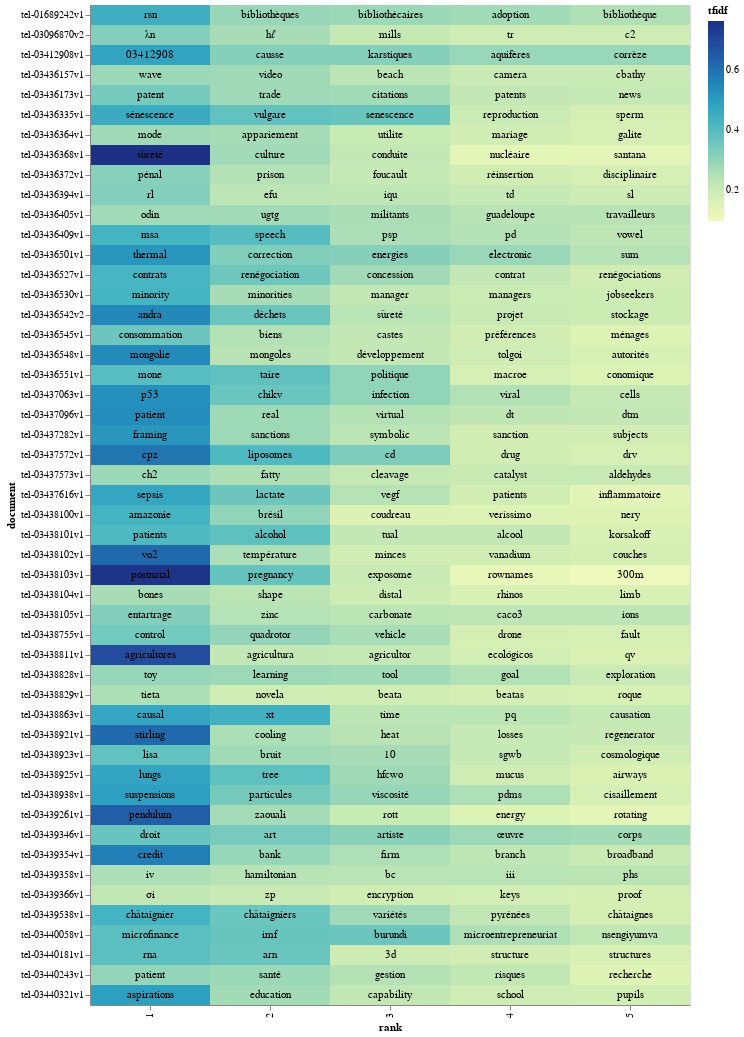

Notebook cell for this chart:
### Code cell
# Terms in this list will get a red dot in the visualization
term_list = ['war', 'peace']

# adding a little randomness to break ties in term ranking
top_tfidf_plusRand = top_tfidf.copy()
top_tfidf_plusRand['tfidf'] = top_tfidf_plusRand['tfidf'] + np.random.rand(top_tfidf.shape[0])*0.0001

# base for all visualizations, with rank calculation
base = alt.Chart(top_tfidf_plusRand).encode(
    x = 'rank:O',
    y = 'document:N'
).transform_window(
    rank = "rank()",
    sort = [alt.SortField("tfidf", order="descending")],
    groupby = ["document"],
)

# heatmap specification
heatmap = base.mark_rect().encode(
    color = 'tfidf:Q'
)

# red circle over terms in above list
circle = base.mark_circle(size=100).encode(
    color = alt.condition(
        alt.FieldOneOfPredicate(field='term', oneOf=term_list),
        alt.value('red'),
        alt.value('#FFFFFF00')        
    )
)

# text labels, white for darker heatmap colors
text = base.mark_text(baseline='middle').encode(
    text = 'term:N'
)

# display the three superimposed visualizations
(heatmap + circle + text).properties(width = 600)

### Figure 1 — Vega-Lite specification as saved in the notebook (floating-point values rounded to 4 significant figures; data arrays with more than 128 entries replaced by an {"elided": "..."} marker saying what was removed)
{"config": {"view": {"continuousWidth": 400, "continuousHeight": 300}}, "layer": [{"mark": "rect", "encoding": {"color": {"type": "quantitative", "field": "tfidf"}, "x": {"type": "ordinal", "field": "rank"}, "y": {"type": "nominal", "field": "document"}}, "transform": [{"window": [{"op": "rank", "field": "", "as": "rank"}], "groupby": ["document"], "sort": [{"field": "tfidf", "order": "descending"}]}]}, {"mark": {"type": "circle", "size": 100}, "encoding": {"color": {"condition": {"value": "red", "test": {"field": "term", "oneOf": ["war", "peace"]}}, "value": "#FFFFFF00"}, "x": {"type": "ordinal", "field": "rank"}, "y": {"type": "nominal", "field": "document"}}, "transform": [{"window": [{"op": "rank", "field": "", "as": "rank"}], "groupby": ["document"], "sort": [{"field": "tfidf", "order": "descending"}]}]}, {"mark": {"type": "text", "baseline": "middle"}, "encoding": {"text": {"type": "nominal", "field": "term"}, "x": {"type": "ordinal", "field": "rank"}, "y": {"type": "nominal", "field": "document"}}, "transform": [{"window": [{"op": "rank", "field": "", "as": "rank"}], "groupby": ["document"], "sort": [{"field": "tfidf", "order": "descending"}]}]}], "data": {"name": "data-6ad740a61ea5469be22a025185a9169f"}, "width": 600, "$schema": "https://vega.github.io/schema/vega-lite/v4.8.1.json", "datasets": {"data-6ad740a61ea5469be22a025185a9169f": {"elided": "250 records"}}}
